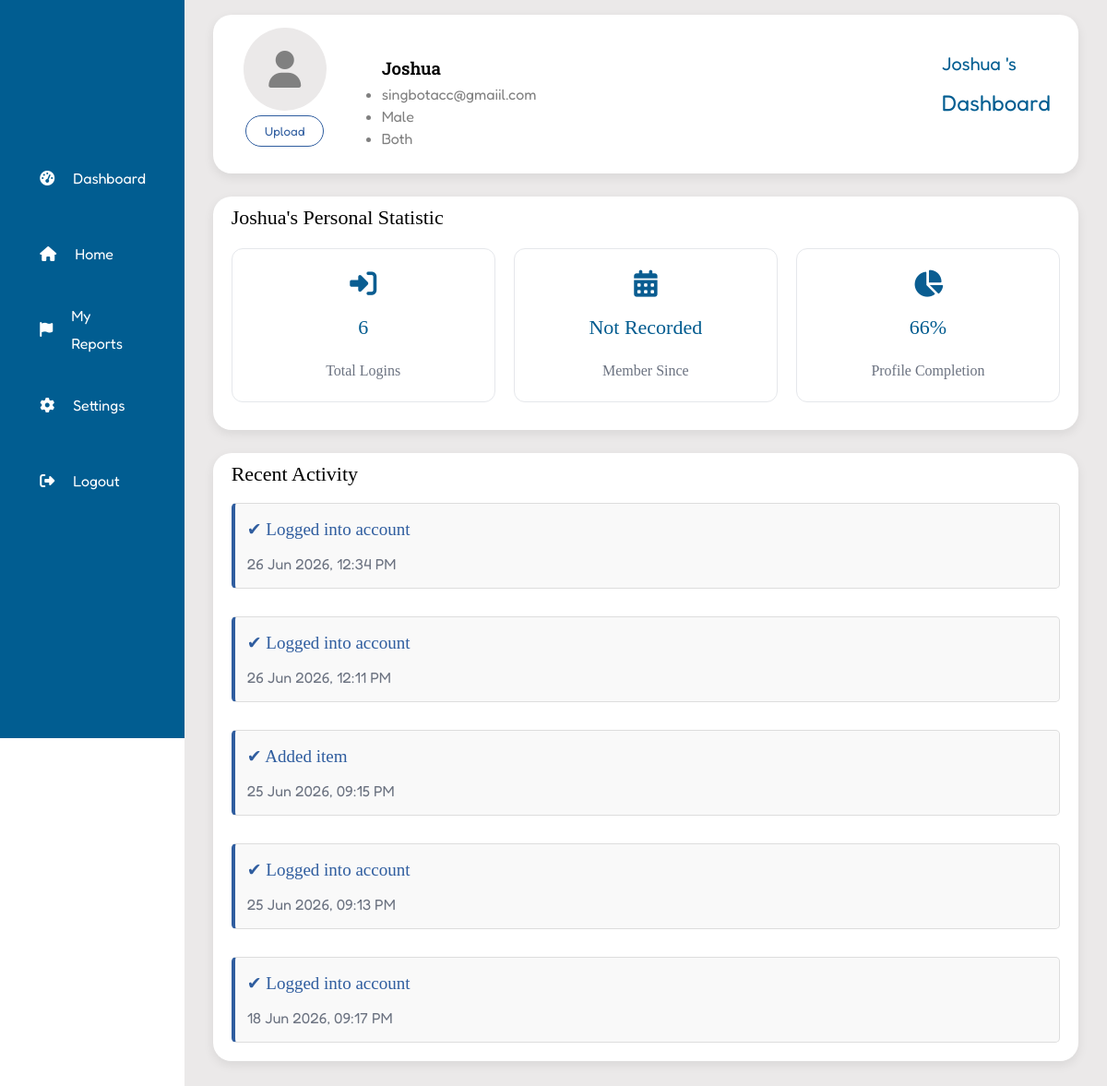
Screenshot of /user_profile (signed in) with the database file from the repository.
### tables this page shows
CREATE TABLE user(
                id INTEGER PRIMARY KEY AUTOINCREMENT,
                email TEXT NOT NULL UNIQUE,
                username TEXT NOT NULL,
                password TEXT NOT NULL,
                gender TEXT NOT NULL,
                role TEXT NOT NULL
                , profile_image TEXT, phone_num TEXT, address TEXT, login_count INTEGER DEFAULT 0, register_time TEXT);

CREATE TABLE activity(
                id INTEGER PRIMARY KEY AUTOINCREMENT,
                user_id INTEGER,
                activity TEXT,
                activity_time TEXT
                );

### app.py (the view)
@app.route("/user_profile")
def profile():
    user_id = session.get('user_id')
    if not user_id:
        return redirect(url_for('login'))
    connect = sqlite3.connect("database.db")
    connect.row_factory = sqlite3.Row  # access column by name
    cursor = connect.cursor()
    cursor.execute("SELECT * FROM user WHERE id = ?", (user_id,))
    user = cursor.fetchone()
    profile_column = [user["username"], user["email"],
                      user["phone_num"], user["role"], user["gender"], user["address"]]
    filled = sum(1 for f in profile_column
                 if f and str(f).strip() != "" and str(f).strip().lower() != "none")
    total = len(profile_column)
    percentage = int((filled/total)*100)
    cursor.execute(
        """SELECT * FROM activity WHERE user_id =? ORDER BY activity_time DESC LIMIT 5""", (user_id,))  # DESC = descending (newest first) only get the 7 latest activity
    recent_activity = cursor.fetchall()
    connect.close()
    return render_template("user_profile.html", username=user["username"], email=user["email"], phone_num=user["phone_num"], role=user["role"], gender=user["gender"], login_count=user["login_count"] or 0, profile_image=user["profile_image"]if user else None, percentage=percentage, register_time=user["register_time"]if user and user["register_time"] else 'Not Recorded', recent_activity=recent_activity)

### templates/user_profile.html (shortened to what this page needs)
<!DOCTYPE html>
<html lang="en"">
<head>
    <link rel="stylesheet" href="/css/layout.css">
    <link rel="stylesheet" href="https://cdnjs.cloudflare.com/ajax/libs/font-awesome/6.4.0/css/all.min.css">
</head>
<body class="userprofile-body">
    <div class="sidebar">
        <div class="logo"></div>
        <ul>
            <li>
                <a href="{{url_for('profile')}}">
                    <i class="fas fa-tachometer-alt"></i>
                </a>
            </li>
            <li>
                <a href="{{ url_for('home_page') }}">
                    <i class="fas fa-home"></i>
                </a>
            </li>
            <li>
                <a href="{{ url_for('my_reports') }}">
                    <i class="fas fa-flag"></i>
                </a>
            </li>
            <li>
                <a href="{{url_for('setting')}}">
                    <i class="fas fa-cog"></i>
                </a>
            </li>
            <li>
                <a href="{{ url_for('logout') }}">
                    <i class="fas fa-sign-out-alt"></i>
                </a>
            </li>
        </ul>
    </div>
    <div class="maincontent">
        <div class="headeroutside">
            <div class="aboutuser">
                <form action="/upload_profile" method="post" enctype="multipart/form-data">
                    <label for="profile_image" class="profile-picture">
                        <i class="fa-solid fa-user" id="default-icon"{% if profile_image %}style="display:none;"{% endif %}></i>
                    </label>
                    <button class="upload-button" type="submit">Upload</button>
                </form>
                <ul class="user-info">
                    <h3>{{ username }}</h3>
                    <li>{{ email }}</li>
                    <li>{{ gender }}</li>
                    <li>{{ role }}</li>
                </ul>
            </div>
            <div class="header-dashboard">
                <span>{{ username }} 's</span>
                <h2>Dashboard</h2>
            </div>
        </div>
        <div class="statistic">
            <h2>{{ username}}'s Personal Statistic</h2>
            <div class="statisticcontainer">
                <div class="statisticcard">
                    <i class="fa-solid fa-right-to-bracket"></i>
                    <h2>{{ login_count }}</h2>
                    <span>Total Logins</span>
                </div>
                <div class="statisticcard">
                    <i class="fa-solid fa-calendar-days"></i>
                    <h2>{{register_time}}</h2>
                    <span>Member Since</span>
                </div>
                <div class="statisticcard">
                    <i class="fa-solid fa-chart-pie"></i>
                    <h2>{{ percentage }}%</h2>
                    <span>Profile Completion</span>
                </div>
            </div>
        </div>
        <div class="recentactivity">
            <h2>Recent Activity</h2>
            <div class="activity">
                {%for activity in recent_activity%}
                    <div class="activitycontent">
                        <p><strong>✔ {{ activity[2]}}</strong></p>
                        <p>{{ activity[3] }}</p>
                    </div>
                {%endfor%}
            </div>
        </div>
    </div>
</body>
</html>

### rows the page displays
user: email "singbotacc@gmaiil.com", role "Both", username "Joshua"
activity: activity "Logged into account", activity_time "26 Jun 2026, 12:34 PM"
activity: activity "Logged into account", activity_time "26 Jun 2026, 12:11 PM"
activity: activity "Added item", activity_time "25 Jun 2026, 09:15 PM"
activity: activity "Logged into account", activity_time "25 Jun 2026, 09:13 PM"
activity: activity "Logged into account", activity_time "18 Jun 2026, 09:17 PM"

### other values shown
{{ register_time }} "Not Recorded"
{{ percentage }} "66"
